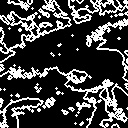

Reproduce this figure in Python.
import cv2
import numpy as np
import matplotlib.pyplot as plt


# Gray scale
def BGR2GRAY(img):
	b = img[:, :, 0].copy()
	g = img[:, :, 1].copy()
	r = img[:, :, 2].copy()

	# Gray scale
	out = 0.2126 * r + 0.7152 * g + 0.0722 * b
	out = out.astype(np.uint8)

	return out

# Otsu Binalization
def otsu_binarization(img, th=128):
	H, W = img.shape
	out = img.copy()

	max_sigma = 0
	max_t = 0

	# determine threshold
	for _t in range(1, 255):
		v0 = out[np.where(out < _t)]
		m0 = np.mean(v0) if len(v0) > 0 else 0.
		w0 = len(v0) / (H * W)
		v1 = out[np.where(out >= _t)]
		m1 = np.mean(v1) if len(v1) > 0 else 0.
		w1 = len(v1) / (H * W)
		sigma = w0 * w1 * ((m0 - m1) ** 2)
		if sigma > max_sigma:
			max_sigma = sigma
			max_t = _t

	# Binarization
	print("threshold >>", max_t)
	th = max_t
	out[out < th] = 0
	out[out >= th] = 255

	return out


# Erosion
def Erode(img, Erode_time=1):
	H, W = img.shape
	out = img.copy()

	# kernel
	MF = np.array(((0, 1, 0),
				(1, 0, 1),
				(0, 1, 0)), dtype=np.int)

	# each erode
	for i in range(Erode_time):
		tmp = np.pad(out, (1, 1), 'edge')
		# erode
		for y in range(1, H+1):
			for x in range(1, W+1):
				if np.sum(MF * tmp[y-1:y+2, x-1:x+2]) < 255*4:
					out[y-1, x-1] = 0

	return out


# Dilation
def Dilate(img, Dil_time=1):
	H, W = img.shape

	# kernel
	MF = np.array(((0, 1, 0),
				(1, 0, 1),
				(0, 1, 0)), dtype=np.int)

	# each dilate time
	out = img.copy()
	for i in range(Dil_time):
		tmp = np.pad(out, (1, 1), 'edge')
		for y in range(1, H+1):
			for x in range(1, W+1):
				if np.sum(MF * tmp[y-1:y+2, x-1:x+2]) >= 255:
					out[y-1, x-1] = 255

	return out


# Read image
img = cv2.imread("imori.jpg").astype(np.float32)

# Grayscale
gray = BGR2GRAY(img)

# Otsu's binarization
otsu = otsu_binarization(gray)

# Erode image
eroded = Erode(otsu)

# Delate image
dilated = Dilate(otsu)

# Morphology
out = np.abs(eroded - dilated) * 255
                
# Save result
cv2.imwrite("out.jpg", out)
cv2.imshow("result", out)
cv2.waitKey(0)
cv2.destroyAllWindows()
